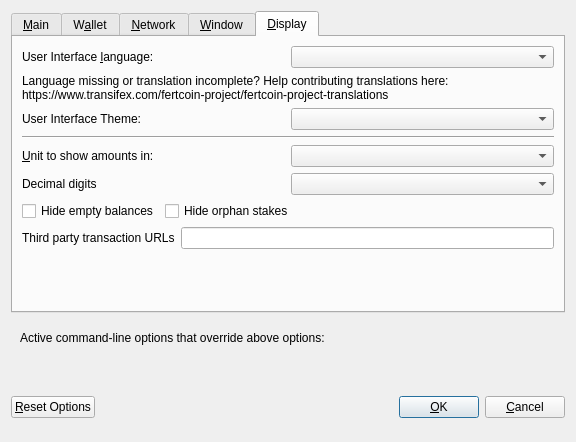
<?xml version="1.0" encoding="UTF-8"?>
<ui version="4.0">
 <class>OptionsDialog</class>
 <widget class="QDialog" name="OptionsDialog">
  <property name="geometry">
   <rect>
    <x>0</x>
    <y>0</y>
    <width>576</width>
    <height>442</height>
   </rect>
  </property>
  <property name="windowTitle">
   <string>Options</string>
  </property>
  <property name="modal">
   <bool>true</bool>
  </property>
  <layout class="QVBoxLayout" name="verticalLayout">
   <item>
    <widget class="QTabWidget" name="tabWidget">
     <property name="currentIndex">
      <number>4</number>
     </property>
     <widget class="QWidget" name="tabMain">
      <attribute name="title">
       <string>&amp;Main</string>
      </attribute>
      <layout class="QVBoxLayout" name="verticalLayout_Main">
       <item>
        <widget class="QCheckBox" name="bitcoinAtStartup">
         <property name="toolTip">
          <string>Automatically start fertcoin after logging in to the system.</string>
         </property>
         <property name="text">
          <string>&amp;Start fertcoin on system login</string>
         </property>
        </widget>
       </item>
       <item>
        <layout class="QHBoxLayout" name="horizontalLayout_2_Main">
         <item>
          <widget class="QLabel" name="databaseCacheLabel">
           <property name="text">
            <string>Size of &amp;database cache</string>
           </property>
           <property name="textFormat">
            <enum>Qt::PlainText</enum>
           </property>
           <property name="buddy">
            <cstring>databaseCache</cstring>
           </property>
          </widget>
         </item>
         <item>
          <widget class="QSpinBox" name="databaseCache"/>
         </item>
         <item>
          <widget class="QLabel" name="databaseCacheUnitLabel">
           <property name="text">
            <string>MB</string>
           </property>
           <property name="textFormat">
            <enum>Qt::PlainText</enum>
           </property>
          </widget>
         </item>
         <item>
          <spacer name="horizontalSpacer_2_Main">
           <property name="orientation">
            <enum>Qt::Horizontal</enum>
           </property>
           <property name="sizeHint" stdset="0">
            <size>
             <width>40</width>
             <height>20</height>
            </size>
           </property>
          </spacer>
         </item>
        </layout>
       </item>
       <item>
        <layout class="QHBoxLayout" name="horizontalLayout_3_Main">
         <item>
          <widget class="QLabel" name="threadsScriptVerifLabel">
           <property name="text">
            <string>Number of script &amp;verification threads</string>
           </property>
           <property name="textFormat">
            <enum>Qt::PlainText</enum>
           </property>
           <property name="buddy">
            <cstring>threadsScriptVerif</cstring>
           </property>
          </widget>
         </item>
         <item>
          <widget class="QSpinBox" name="threadsScriptVerif">
           <property name="toolTip">
            <string>(0 = auto, &lt;0 = leave that many cores free)</string>
           </property>
          </widget>
         </item>
         <item>
          <spacer name="horizontalSpacer_3_Main">
           <property name="orientation">
            <enum>Qt::Horizontal</enum>
           </property>
           <property name="sizeHint" stdset="0">
            <size>
             <width>40</width>
             <height>20</height>
            </size>
           </property>
          </spacer>
         </item>
        </layout>
       </item>
       <item>
        <spacer name="verticalSpacer_2">
         <property name="orientation">
          <enum>Qt::Vertical</enum>
         </property>
         <property name="sizeHint" stdset="0">
          <size>
           <width>20</width>
           <height>40</height>
          </size>
         </property>
        </spacer>
       </item>
       <!--
       <item>
        <widget class="QCheckBox" name="checkBoxZeromintEnable">
         <property name="toolTip">
          <string>Enable automatic minting of fertcoin units to zECA</string>
         </property>
         <property name="layoutDirection">
          <enum>Qt::LeftToRight</enum>
         </property>
         <property name="text">
          <string>Enable zECA Automint</string>
         </property>
        </widget>
       </item>
       <item>
        <layout class="QHBoxLayout" name="horizontalLayout_3">
         <item>
          <widget class="QLabel" name="percentage_label">
           <property name="toolTip">
            <string>Percentage of incoming fertcoin which get automatically converted to zECA via Zerocoin Protocol (min: 10%)</string>
           </property>
           <property name="text">
            <string>Percentage of autominted zECA</string>
           </property>
          </widget>
         </item>
         <item>
          <widget class="QSpinBox" name="zeromintPercentage">
           <property name="minimum">
            <number>1</number>
           </property>
           <property name="maximum">
            <number>100</number>
           </property>
          </widget>
         </item>
        </layout>
       </item>
       <item>
        <layout class="QHBoxLayout" name="horizontalLayout" stretch="0,0">
         <property name="sizeConstraint">
          <enum>QLayout::SetFixedSize</enum>
         </property>
         <item>
          <widget class="QLabel" name="labelPreferredDenom">
           <property name="maximumSize">
            <size>
             <width>16777215</width>
             <height>16777215</height>
            </size>
           </property>
           <property name="toolTip">
            <string>Wait with automatic conversion to Zerocoin until enough fertcoin for this denomination is available</string>
           </property>
           <property name="text">
            <string>Preferred Automint zECA Denomination</string>
           </property>
          </widget>
         </item>
         <item>
          <widget class="QComboBox" name="preferredDenom">
           <property name="maximumSize">
            <size>
             <width>16777215</width>
             <height>27</height>
            </size>
           </property>
           <property name="toolTip">
            <string>Wait with automatic conversion to Zerocoin until enough fertcoin for this denomination is available</string>
           </property>
           <property name="maxVisibleItems">
            <number>9</number>
           </property>
           <property name="maxCount">
            <number>9</number>
           </property>
          </widget>
         </item>
        </layout>
       </item>
      -->
      </layout>
     </widget>
     <widget class="QWidget" name="tabWallet">
      <attribute name="title">
       <string>W&amp;allet</string>
      </attribute>
      <layout class="QVBoxLayout" name="verticalLayout_Wallet">
       <item>
        <layout class="QHBoxLayout" name="horizontalLayout_2_Wallet">
         <item>
          <widget class="QLabel" name="labelStakeSplitThresholdText">
           <property name="text">
            <string>Stake split threshold:</string>
           </property>
          </widget>
         </item>
         <item>
          <widget class="QSpinBox" name="spinBoxStakeSplitThreshold">
           <property name="minimum">
            <number>0</number>
           </property>
           <property name="maximum">
            <number>9999999</number>
           </property>
          </widget>
         </item>
        </layout>
       </item>
       <item>
        <widget class="QGroupBox" name="groupBox">
         <property name="title">
          <string>Expert</string>
         </property>
         <layout class="QVBoxLayout" name="verticalLayout_2">
          <item>
           <widget class="QCheckBox" name="coinControlFeatures">
            <property name="toolTip">
             <string>Whether to show coin control features or not.</string>
            </property>
            <property name="text">
             <string>Enable coin &amp;control features</string>
            </property>
           </widget>
          </item>
          <!--
          <item>
           <widget class="QCheckBox" name="showMasternodesTab">
            <property name="toolTip">
             <string>Show additional tab listing all your masternodes in first sub-tab&lt;br/&gt;and all masternodes on the network in second sub-tab.</string>
            </property>
            <property name="text">
             <string>Show Masternodes Tab</string>
            </property>
           </widget>
          </item>
          -->
          <item>
           <widget class="QCheckBox" name="spendZeroConfChange">
            <property name="toolTip">
             <string>If you disable the spending of unconfirmed change, the change from a transaction&lt;br/&gt;cannot be used until that transaction has at least one confirmation.&lt;br/&gt;This also affects how your balance is computed.</string>
            </property>
            <property name="text">
             <string>&amp;Spend unconfirmed change</string>
            </property>
           </widget>
          </item>
         </layout>
        </widget>
       </item>
       <item>
        <spacer name="verticalSpacer_Wallet">
         <property name="orientation">
          <enum>Qt::Vertical</enum>
         </property>
         <property name="sizeHint" stdset="0">
          <size>
           <width>20</width>
           <height>40</height>
          </size>
         </property>
        </spacer>
       </item>
      </layout>
     </widget>
     <widget class="QWidget" name="tabNetwork">
      <attribute name="title">
       <string>&amp;Network</string>
      </attribute>
      <layout class="QVBoxLayout" name="verticalLayout_Network">
       <item>
        <widget class="QCheckBox" name="mapPortUpnp">
         <property name="toolTip">
          <string>Automatically open the fertcoin client port on the router. This only works when your router supports UPnP and it is enabled.</string>
         </property>
         <property name="text">
          <string>Map port using &amp;UPnP</string>
         </property>
        </widget>
       </item>
       <item>
        <widget class="QCheckBox" name="allowIncoming">
         <property name="toolTip">
          <string>Accept connections from outside</string>
         </property>
         <property name="text">
          <string>Allow incoming connections</string>
         </property>
        </widget>
       </item>
       <item>
        <widget class="QCheckBox" name="connectSocks">
         <property name="toolTip">
          <string>Connect to the fertcoin network through a SOCKS5 proxy.</string>
         </property>
         <property name="text">
          <string>&amp;Connect through SOCKS5 proxy (default proxy):</string>
         </property>
        </widget>
       </item>
       <item>
        <layout class="QHBoxLayout" name="horizontalLayout_1_Network">
         <item>
          <widget class="QLabel" name="proxyIpLabel">
           <property name="text">
            <string>Proxy &amp;IP:</string>
           </property>
           <property name="textFormat">
            <enum>Qt::PlainText</enum>
           </property>
           <property name="buddy">
            <cstring>proxyIp</cstring>
           </property>
          </widget>
         </item>
         <item>
          <widget class="QValidatedLineEdit" name="proxyIp">
           <property name="minimumSize">
            <size>
             <width>140</width>
             <height>0</height>
            </size>
           </property>
           <property name="maximumSize">
            <size>
             <width>140</width>
             <height>16777215</height>
            </size>
           </property>
           <property name="toolTip">
            <string>IP address of the proxy (e.g. IPv4: 127.0.0.1 / IPv6: ::1)</string>
           </property>
          </widget>
         </item>
         <item>
          <widget class="QLabel" name="proxyPortLabel">
           <property name="text">
            <string>&amp;Port:</string>
           </property>
           <property name="textFormat">
            <enum>Qt::PlainText</enum>
           </property>
           <property name="buddy">
            <cstring>proxyPort</cstring>
           </property>
          </widget>
         </item>
         <item>
          <widget class="QLineEdit" name="proxyPort">
           <property name="minimumSize">
            <size>
             <width>55</width>
             <height>0</height>
            </size>
           </property>
           <property name="maximumSize">
            <size>
             <width>55</width>
             <height>16777215</height>
            </size>
           </property>
           <property name="toolTip">
            <string>Port of the proxy (e.g. 9050)</string>
           </property>
          </widget>
         </item>
         <item>
          <spacer name="horizontalSpacer_1_Network">
           <property name="orientation">
            <enum>Qt::Horizontal</enum>
           </property>
           <property name="sizeHint" stdset="0">
            <size>
             <width>40</width>
             <height>20</height>
            </size>
           </property>
          </spacer>
         </item>
        </layout>
       </item>
       <item>
        <spacer name="verticalSpacer_Network">
         <property name="orientation">
          <enum>Qt::Vertical</enum>
         </property>
         <property name="sizeHint" stdset="0">
          <size>
           <width>20</width>
           <height>40</height>
          </size>
         </property>
        </spacer>
       </item>
      </layout>
     </widget>
     <widget class="QWidget" name="tabWindow">
      <attribute name="title">
       <string>&amp;Window</string>
      </attribute>
      <layout class="QVBoxLayout" name="verticalLayout_Window">
       <item>
        <widget class="QCheckBox" name="minimizeToTray">
         <property name="toolTip">
          <string>Show only a tray icon after minimizing the window.</string>
         </property>
         <property name="text">
          <string>&amp;Minimize to the tray instead of the taskbar</string>
         </property>
        </widget>
       </item>
       <item>
        <widget class="QCheckBox" name="minimizeOnClose">
         <property name="toolTip">
          <string>Minimize instead of exit the application when the window is closed. When this option is enabled, the application will be closed only after selecting Quit in the menu.</string>
         </property>
         <property name="text">
          <string>M&amp;inimize on close</string>
         </property>
        </widget>
       </item>
       <item>
        <spacer name="verticalSpacer_Window">
         <property name="orientation">
          <enum>Qt::Vertical</enum>
         </property>
         <property name="sizeHint" stdset="0">
          <size>
           <width>20</width>
           <height>40</height>
          </size>
         </property>
        </spacer>
       </item>
      </layout>
     </widget>
     <widget class="QWidget" name="tabDisplay">
      <attribute name="title">
       <string>&amp;Display</string>
      </attribute>
      <layout class="QVBoxLayout" name="verticalLayout_Display">
       <item>
        <layout class="QHBoxLayout" name="horizontalLayout_1_Display">
         <item>
          <widget class="QLabel" name="langLabel">
           <property name="text">
            <string>User Interface &amp;language:</string>
           </property>
           <property name="textFormat">
            <enum>Qt::PlainText</enum>
           </property>
           <property name="buddy">
            <cstring>lang</cstring>
           </property>
          </widget>
         </item>
         <item>
          <widget class="QValueComboBox" name="lang">
           <property name="toolTip">
            <string>The user interface language can be set here. This setting will take effect after restarting fertcoin.</string>
           </property>
          </widget>
         </item>
        </layout>
       </item>
       <item>
        <widget class="QLabel" name="label_3">
         <property name="toolTip">
          <string notr="true"/>
         </property>
         <property name="statusTip">
          <string notr="true"/>
         </property>
         <property name="whatsThis">
          <string notr="true"/>
         </property>
         <property name="accessibleName">
          <string notr="true"/>
         </property>
         <property name="text">
          <string>Language missing or translation incomplete? Help contributing translations here:
https://www.transifex.com/fertcoin-project/fertcoin-project-translations</string>
         </property>
         <property name="wordWrap">
          <bool>true</bool>
         </property>
         <property name="openExternalLinks">
          <bool>true</bool>
         </property>
         <property name="textInteractionFlags">
          <set>Qt::TextBrowserInteraction</set>
         </property>
        </widget>
       </item>
       <item>
        <layout class="QHBoxLayout" name="horizontalLayout_2_Display" stretch="0,0">
         <item>
          <widget class="QLabel" name="themeLabel">
           <property name="text">
            <string>User Interface Theme:</string>
           </property>
          </widget>
         </item>
         <item>
          <widget class="QValueComboBox" name="theme"/>
         </item>
        </layout>
       </item>
       <item>
        <widget class="Line" name="line">
         <property name="orientation">
          <enum>Qt::Horizontal</enum>
         </property>
        </widget>
       </item>
       <item>
        <layout class="QHBoxLayout" name="horizontalLayout_3_Display">
         <item>
          <widget class="QLabel" name="unitLabel">
           <property name="text">
            <string>&amp;Unit to show amounts in:</string>
           </property>
           <property name="textFormat">
            <enum>Qt::PlainText</enum>
           </property>
           <property name="buddy">
            <cstring>unit</cstring>
           </property>
          </widget>
         </item>
         <item>
          <widget class="QValueComboBox" name="unit">
           <property name="toolTip">
            <string>Choose the default subdivision unit to show in the interface and when sending coins.</string>
           </property>
          </widget>
         </item>
        </layout>
       </item>
       <item>
        <layout class="QHBoxLayout" name="horizontalLayout_4_Display">
         <item>
          <widget class="QLabel" name="digitsLabel">
           <property name="text">
            <string>Decimal digits</string>
           </property>
          </widget>
         </item>
         <item>
          <widget class="QValueComboBox" name="digits"/>
         </item>
        </layout>
       </item>
       <item>
        <layout class="QHBoxLayout" name="horizontalLayout_5_Display">
         <item>
          <widget class="QCheckBox" name="checkBoxHideZeroBalances">
           <property name="toolTip">
            <string>Hide empty balances</string>
           </property>
           <property name="layoutDirection">
            <enum>Qt::LeftToRight</enum>
           </property>
           <property name="text">
            <string>Hide empty balances</string>
           </property>
          </widget>
         </item>
         <item>
          <widget class="QCheckBox" name="checkBoxHideOrphans">
           <property name="toolTip">
            <string>Hide orphan stakes in transaction lists</string>
           </property>
           <property name="text">
            <string>Hide orphan stakes</string>
           </property>
          </widget>
         </item>
         <item>
          <spacer name="horizontalSpacer">
           <property name="orientation">
            <enum>Qt::Horizontal</enum>
           </property>
           <property name="sizeHint" stdset="0">
            <size>
             <width>40</width>
             <height>20</height>
            </size>
           </property>
          </spacer>
         </item>
        </layout>
       </item>
       <item>
        <layout class="QHBoxLayout" name="horizontalLayout_6_Display">
         <item>
          <widget class="QLabel" name="thirdPartyTxUrlsLabel">
           <property name="toolTip">
            <string>Third party URLs (e.g. a block explorer) that appear in the transactions tab as context menu items. %s in the URL is replaced by transaction hash. Multiple URLs are separated by vertical bar |.</string>
           </property>
           <property name="text">
            <string>Third party transaction URLs</string>
           </property>
           <property name="buddy">
            <cstring>thirdPartyTxUrls</cstring>
           </property>
          </widget>
         </item>
         <item>
          <widget class="QLineEdit" name="thirdPartyTxUrls">
           <property name="toolTip">
            <string>Third party URLs (e.g. a block explorer) that appear in the transactions tab as context menu items. %s in the URL is replaced by transaction hash. Multiple URLs are separated by vertical bar |.</string>
           </property>
          </widget>
         </item>
        </layout>
       </item>
       <item>
        <spacer name="verticalSpacer">
         <property name="orientation">
          <enum>Qt::Vertical</enum>
         </property>
         <property name="sizeHint" stdset="0">
          <size>
           <width>20</width>
           <height>40</height>
          </size>
         </property>
        </spacer>
       </item>
      </layout>
     </widget>
    </widget>
   </item>
   <item>
    <widget class="QFrame" name="frame">
     <layout class="QVBoxLayout" name="verticalLayout_Bottom">
      <item>
       <layout class="QHBoxLayout" name="horizontalLayout_Bottom">
        <item>
         <widget class="QLabel" name="overriddenByCommandLineInfoLabel">
          <property name="text">
           <string>Active command-line options that override above options:</string>
          </property>
          <property name="textFormat">
           <enum>Qt::PlainText</enum>
          </property>
         </widget>
        </item>
        <item>
         <spacer name="horizontalSpacer_Bottom">
          <property name="orientation">
           <enum>Qt::Horizontal</enum>
          </property>
          <property name="sizeHint" stdset="0">
           <size>
            <width>40</width>
            <height>20</height>
           </size>
          </property>
         </spacer>
        </item>
       </layout>
      </item>
      <item>
       <widget class="QLabel" name="overriddenByCommandLineLabel">
        <property name="text">
         <string/>
        </property>
        <property name="textFormat">
         <enum>Qt::PlainText</enum>
        </property>
        <property name="wordWrap">
         <bool>true</bool>
        </property>
       </widget>
      </item>
     </layout>
    </widget>
   </item>
   <item>
    <layout class="QHBoxLayout" name="horizontalLayout_Buttons">
     <item>
      <widget class="QPushButton" name="resetButton">
       <property name="toolTip">
        <string>Reset all client options to default.</string>
       </property>
       <property name="text">
        <string>&amp;Reset Options</string>
       </property>
       <property name="autoDefault">
        <bool>false</bool>
       </property>
      </widget>
     </item>
     <item>
      <spacer name="horizontalSpacer_1">
       <property name="orientation">
        <enum>Qt::Horizontal</enum>
       </property>
       <property name="sizeHint" stdset="0">
        <size>
         <width>40</width>
         <height>48</height>
        </size>
       </property>
      </spacer>
     </item>
     <item>
      <widget class="QLabel" name="statusLabel">
       <property name="minimumSize">
        <size>
         <width>200</width>
         <height>0</height>
        </size>
       </property>
       <property name="font">
        <font>
         <weight>75</weight>
         <bold>true</bold>
        </font>
       </property>
       <property name="text">
        <string/>
       </property>
       <property name="textFormat">
        <enum>Qt::PlainText</enum>
       </property>
       <property name="wordWrap">
        <bool>true</bool>
       </property>
      </widget>
     </item>
     <item>
      <spacer name="horizontalSpacer_2">
       <property name="orientation">
        <enum>Qt::Horizontal</enum>
       </property>
       <property name="sizeHint" stdset="0">
        <size>
         <width>40</width>
         <height>48</height>
        </size>
       </property>
      </spacer>
     </item>
     <item>
      <widget class="QPushButton" name="okButton">
       <property name="text">
        <string>&amp;OK</string>
       </property>
       <property name="autoDefault">
        <bool>false</bool>
       </property>
       <property name="default">
        <bool>true</bool>
       </property>
      </widget>
     </item>
     <item>
      <widget class="QPushButton" name="cancelButton">
       <property name="text">
        <string>&amp;Cancel</string>
       </property>
       <property name="autoDefault">
        <bool>false</bool>
       </property>
      </widget>
     </item>
    </layout>
   </item>
  </layout>
 </widget>
 <customwidgets>
  <customwidget>
   <class>QValidatedLineEdit</class>
   <extends>QLineEdit</extends>
   <header>qvalidatedlineedit.h</header>
  </customwidget>
  <customwidget>
   <class>QValueComboBox</class>
   <extends>QComboBox</extends>
   <header>qvaluecombobox.h</header>
  </customwidget>
 </customwidgets>
 <resources/>
 <connections/>
</ui>
